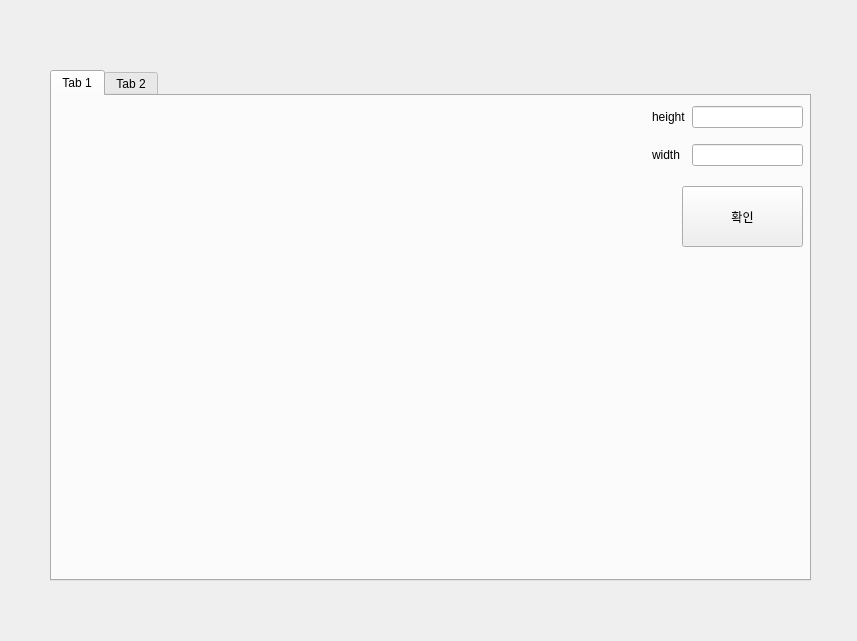
<?xml version="1.0" encoding="UTF-8"?>
<ui version="4.0">
 <class>Form</class>
 <widget class="QWidget" name="Form">
  <property name="geometry">
   <rect>
    <x>0</x>
    <y>0</y>
    <width>857</width>
    <height>641</height>
   </rect>
  </property>
  <property name="windowTitle">
   <string>Form</string>
  </property>
  <widget class="QTabWidget" name="tabWidget">
   <property name="geometry">
    <rect>
     <x>50</x>
     <y>70</y>
     <width>761</width>
     <height>511</height>
    </rect>
   </property>
   <property name="currentIndex">
    <number>0</number>
   </property>
   <widget class="QWidget" name="tab">
    <attribute name="title">
     <string>Tab 1</string>
    </attribute>
    <widget class="QWidget" name="verticalLayoutWidget">
     <property name="geometry">
      <rect>
       <x>-1</x>
       <y>-1</y>
       <width>581</width>
       <height>371</height>
      </rect>
     </property>
     <layout class="QVBoxLayout" name="verticalLayout"/>
    </widget>
    <widget class="QWidget" name="gridLayoutWidget">
     <property name="geometry">
      <rect>
       <x>600</x>
       <y>0</y>
       <width>151</width>
       <height>81</height>
      </rect>
     </property>
     <layout class="QGridLayout" name="gridLayout">
      <item row="1" column="1">
       <widget class="QLineEdit" name="lineEdit_2"/>
      </item>
      <item row="0" column="1">
       <widget class="QLineEdit" name="lineEdit"/>
      </item>
      <item row="0" column="0">
       <widget class="QLabel" name="label">
        <property name="text">
         <string>height</string>
        </property>
       </widget>
      </item>
      <item row="1" column="0">
       <widget class="QLabel" name="label_2">
        <property name="text">
         <string>width</string>
        </property>
       </widget>
      </item>
     </layout>
    </widget>
    <widget class="QPushButton" name="pushButton">
     <property name="geometry">
      <rect>
       <x>630</x>
       <y>90</y>
       <width>121</width>
       <height>61</height>
      </rect>
     </property>
     <property name="text">
      <string>확인</string>
     </property>
    </widget>
   </widget>
   <widget class="QWidget" name="tab_2">
    <attribute name="title">
     <string>Tab 2</string>
    </attribute>
   </widget>
  </widget>
 </widget>
 <resources/>
 <connections/>
</ui>
